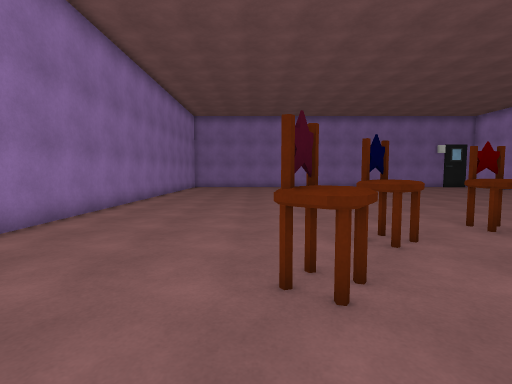
view 1 (above)

18 first-person views from a walk through a 3-D level made in the Unity game engine. The camera is 1.4 m above the floor, tilts 4° down and sees 85° across. The floor is counted in squares, 1 m on a side. Each view is taken from the middle of a square. On the plan, view 1 faces up. The plan holds only what a view shows up to about 14 squares ahead; the rest is blank. The player is left out. Surface patterns are stand-ins for the level's own textures.

view 2
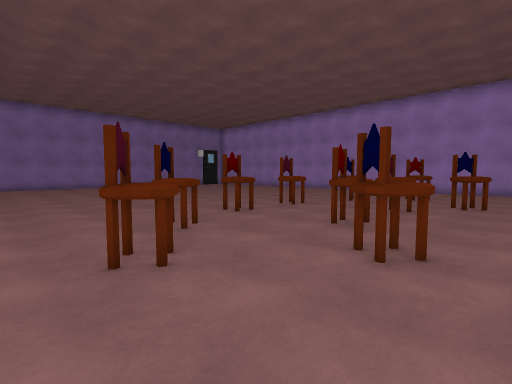

view 3
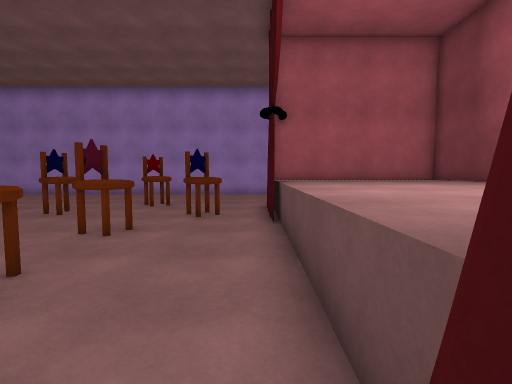

view 4
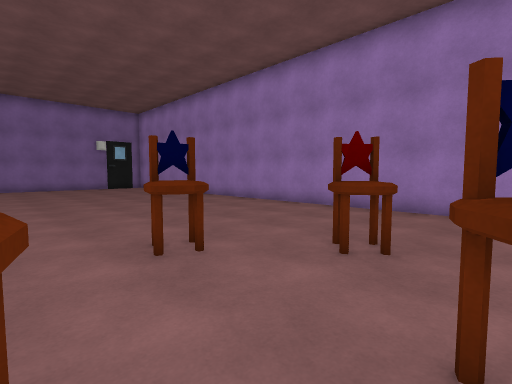

view 5
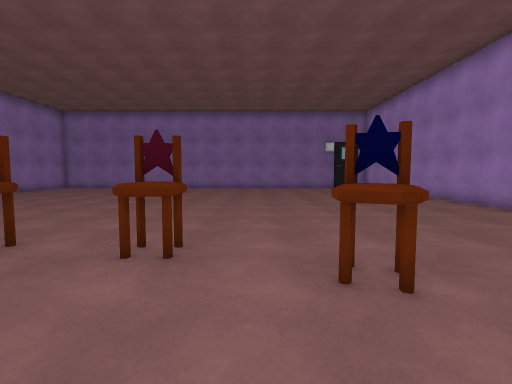

view 6
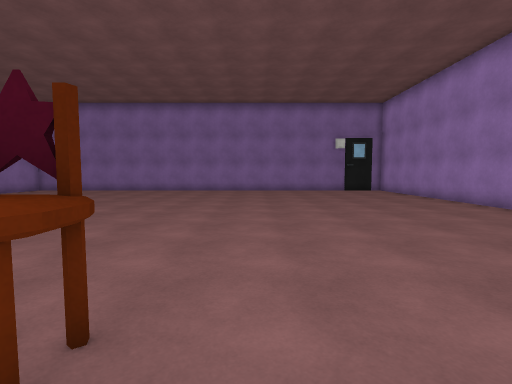

view 7
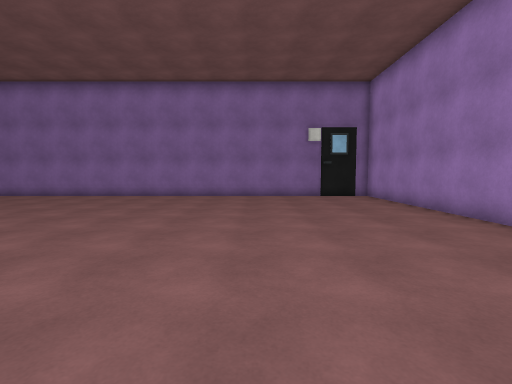

view 8
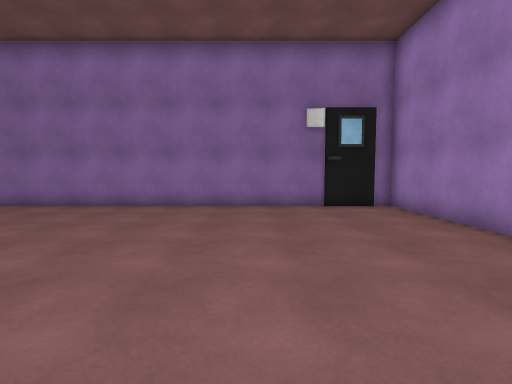

view 9
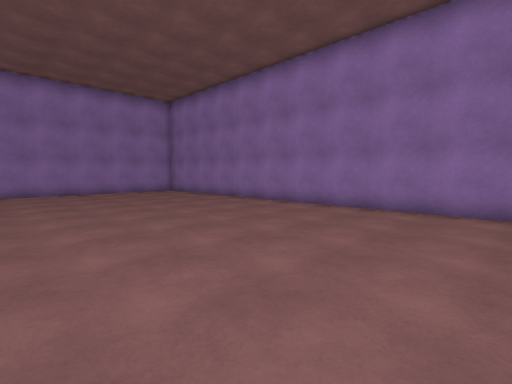

view 10
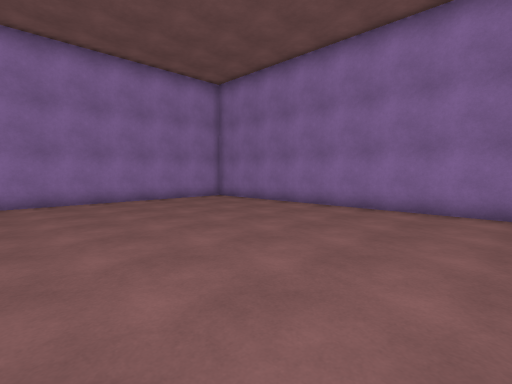

view 11
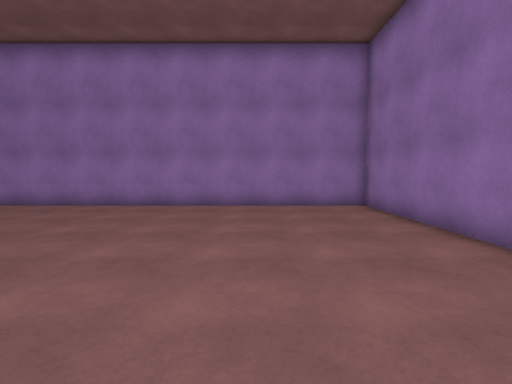

view 12
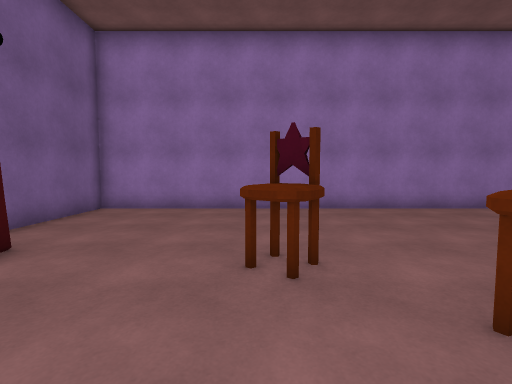

view 13
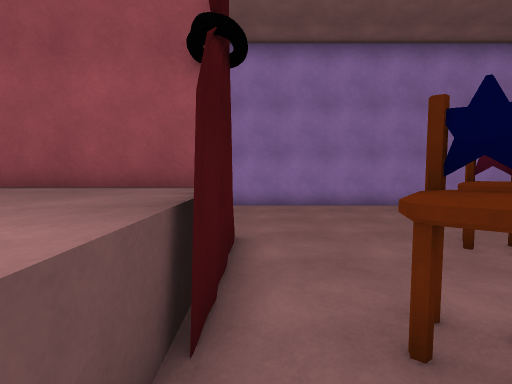

view 14
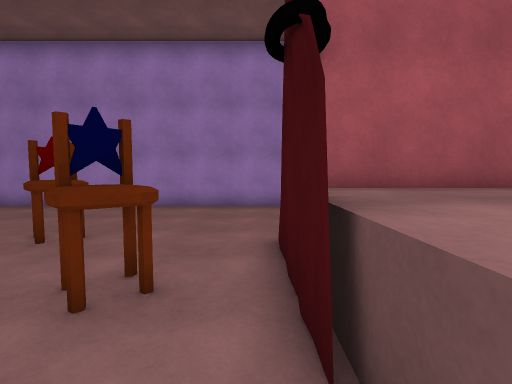

view 15
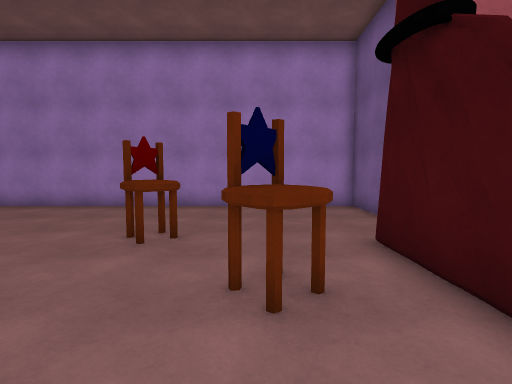

view 16
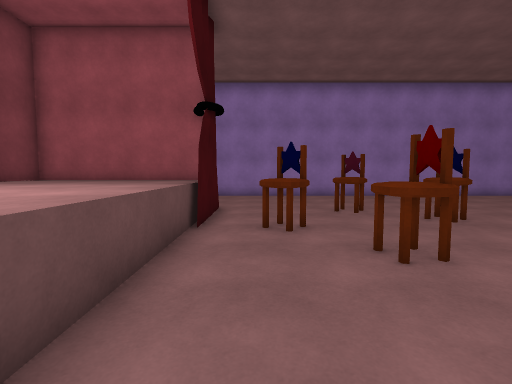

view 17
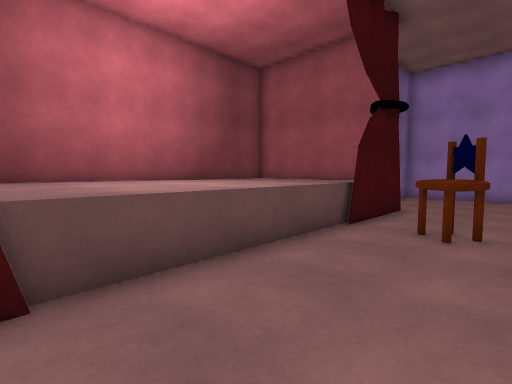

view 18
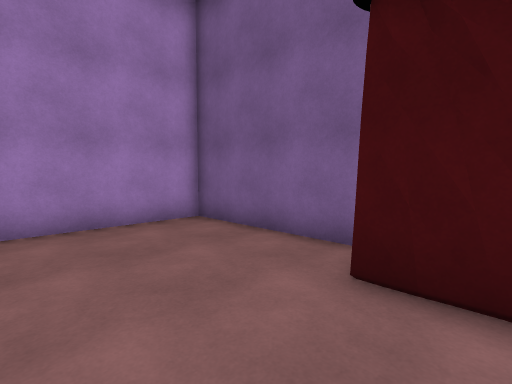

### Floor plan
Key: @ floor where view 1 was taken; # wall or solid block; . floor; ^ raised ledge; O other object.
Columns run from 6 left of view 1 to 21 right of it. Each row starts with its distance up from view 1.
 27 ############################
 26 #..........................#
 25 #..........................#
 24 #..........................#
 23 #..........................#
 22 #..........................#
 21 #..........................#
 20 #..........................#
 19 #..........................#
 18 #..........................#
 17 #..........................#
 16 #..........................#
 15 #..........................#
 14 #..........................#
 13 #..........................#
 12 #..........................#
 11 #..........................#
 10 #..........................#
  9 #..........................#
  8 #..........................#
  7 #...........O..OO..........#
  6 #.......OO..O..O..OO.......#
  5 #........O........OO.......#
  4 #......O.............O.....#
  3 #.....OO....OO.OO...OO.....#
  2 #...........OO.OO..........#
  1 #........OO.......OO.......#
  0 #.....@...O.......O........#
 -1 #..........................#
 -2 #.....#OOO^^^^^^^OOO##.....#
 -3 #######^^^^^^^^^^^^^^#######
 -4       #^^^^^^^^^^^^^^
 -5       #^^^^^^^^^^^^^^

Where each view was taken, in squares from view 1:
view 1: 0 up, 0 right, facing up
view 2: 1 down, 1 left, facing up-right
view 3: 1 down, 3 right, facing right
view 4: 1 up, 10 right, facing up-right
view 5: 2 up, 11 right, facing up
view 6: 5 up, 11 right, facing up
view 7: 10 up, 14 right, facing up
view 8: 15 up, 15 right, facing up
view 9: 16 up, 14 right, facing up-left
view 10: 16 up, 8 right, facing up-left
view 11: 22 up, 6 right, facing left
view 12: 3 up, 5 right, facing left
view 13: 1 down, 6 right, facing left
view 14: 1 down, 9 right, facing right
view 15: 1 up, 9 right, facing right
view 16: 0 up, 11 right, facing left
view 17: 2 up, 11 right, facing down-left
view 18: 2 up, 13 right, facing down-right
